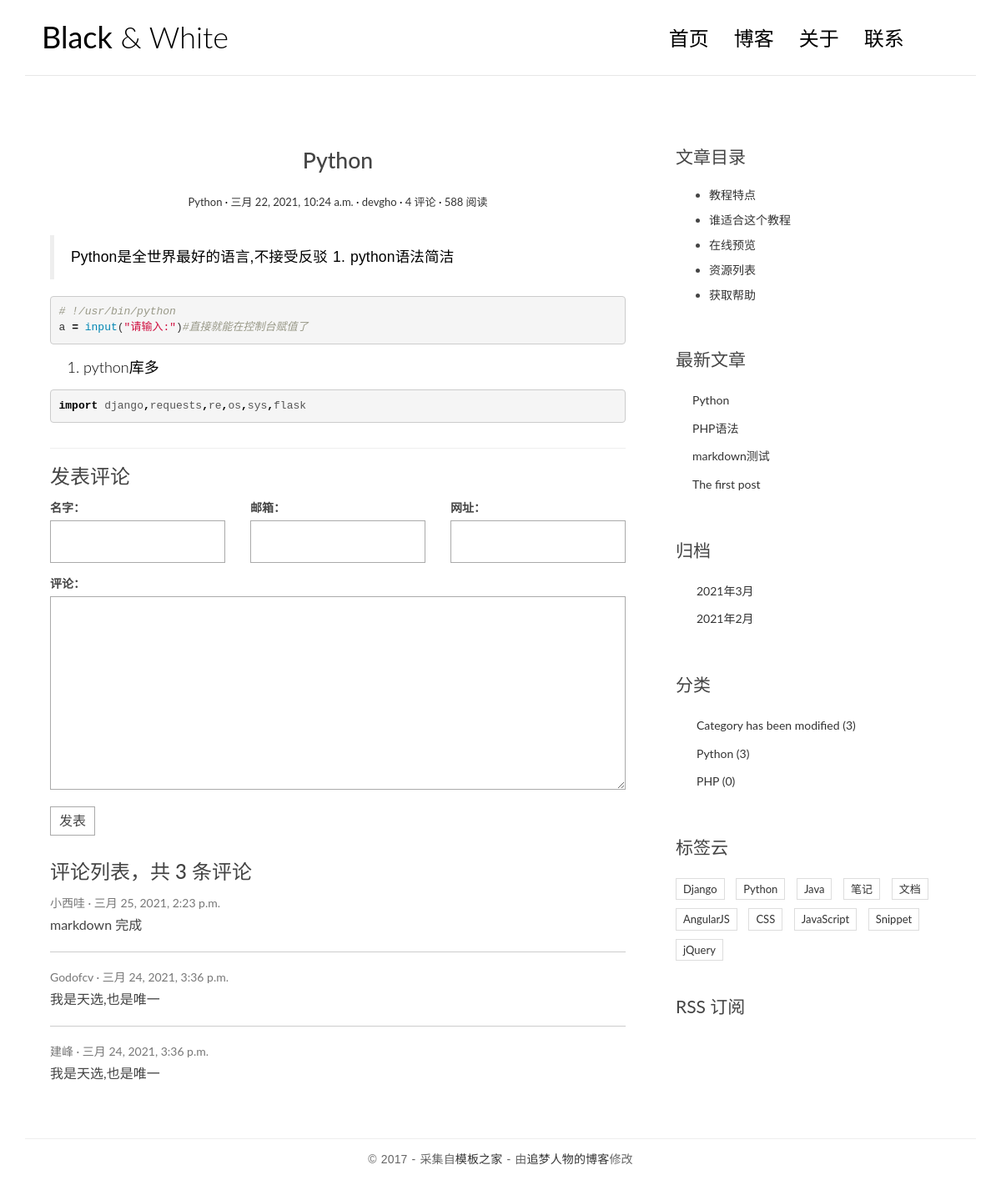
The page /post/8/ on the database as committed earlier.
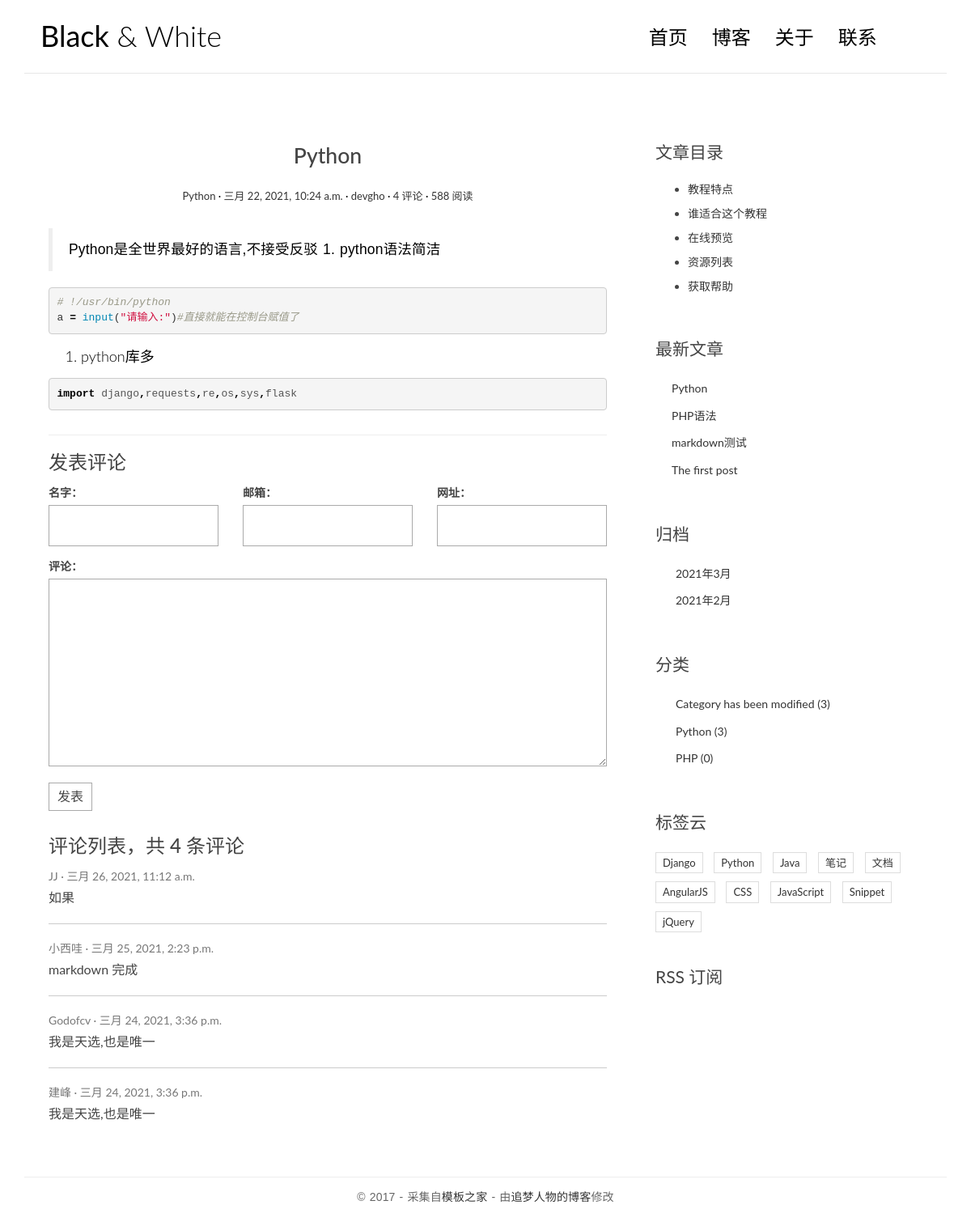
The same page on the database as committed later.
### blog/models.py (models this page shows, shortened)
class Post(models.Model):
    title = models.CharField(max_length=70)
    body = models.TextField()
    created_time = models.DateTimeField()
    modified_time = models.DateTimeField()
    excerpt = models.CharField(max_length=200, blank=True)
    category = models.ForeignKey(Category,on_delete=models.CASCADE)
    tags = models.ManyToManyField(Tag, blank=True)
    author = models.ForeignKey(User,on_delete=models.CASCADE)
    class Meta:
        verbose_name = '文章'
        verbose_name_plural = verbose_name
        ordering = ['-created_time']
    def get_absolute_url(self):
        return reverse("blog:detail",kwargs={'pk':self.pk})

class Category(models.Model):
    name = models.CharField(max_length=100)
    def __str__(self):
        return self.name

### comments/models.py (models this page shows, shortened)
class Comment(models.Model):
    name = models.CharField(max_length=20,verbose_name="姓名")
    email = models.EmailField(verbose_name="邮箱")
    url = models.CharField(max_length=100,null=True,blank=True,verbose_name="网址")
    content = models.TextField(verbose_name="内容")
    post = models.ForeignKey('blog.Post',null=True,on_delete=models.CASCADE)
    add_time = models.DateTimeField(auto_now_add=True,verbose_name="添加时间")
    class Meta:
        verbose_name = '评论'
        verbose_name_plural = verbose_name
        ordering = ['-add_time','name']

### blog/views.py (the view)
# urls.py: path("post/<int:pk>/",views.detail,name="detail"),
def detail(request, pk):
    post = get_object_or_404(Post,pk=pk)
    post.body = markdown.markdown(post.body,extensions=[
                                     'markdown.extensions.extra',
                                     'markdown.extensions.codehilite',
                                     'markdown.extensions.toc'
                                 ])
    comment_list = post.comment_set.all()
    form = CommentForm()
    return render(request,"blog/detail.html",{
        'post': post,
        'comment_list': comment_list,
        'form': form
    })

### comments/form.py
class CommentForm(forms.ModelForm):
    class Meta:
        model = Comment
        fields = ['name','email','url','content']

### templatetags/blog_tags.py (called while the page is built)
@register.simple_tag
def get_recent_posts(num=5):
    return Post.objects.all()[:num]

@register.simple_tag
def archives():
    return Post.objects.dates('created_time','month','DESC')

@register.simple_tag
def get_categories():
    return Category.objects.all()

### templates/blog/detail.html (shortened to what this page needs)
{% extends 'base.html' %}
{% load comment_tags %}
                {% block  main%}
                <article class="post post-1">
                    <header class="entry-header">
                        <h1 class="entry-title">{{ post.title }}</h1>
                        <div class="entry-meta">
                            <span class="post-category"><a href="#">{{ post.category }}</a></span>
                            <span class="post-date"><a href="#"><time class="entry-date"
                                                                      datetime="{{ post.created_time }}">{{ post.created_time }}</time></a></span>
                            <span class="post-author"><a href="#">{{ post.author }}</a></span>
                            <span class="comments-link"><a href="#">4 评论</a></span>
                            <span class="views-count"><a href="#">588 阅读</a></span>
                        </div>
                    </header>
                    <div class="entry-content clearfix">
                        {{ post.body|safe }}
                    </div>
                </article>
                <section class="comment-area" id="comment-area">
                    <hr>
                    <h3>发表评论</h3>
                    <form action="{% url 'comment:post_comment' post.id %}" method="post" class="comment-form">
                        <div class="row">
                            <div class="col-md-4">
                                <label for="{{ form.name.id_for_label }}">名字：</label>
                                {{ form.name }}
                            </div>
                            <div class="col-md-4">
                                <label for="{{ form.email.id_for_label }}">邮箱：</label>
                                {{ form.email }}
                            </div>
                            <div class="col-md-4">
                                <label for="{{ form.url.id_for_label }}">网址：</label>
                                {{ form.url }}
                            </div>
                            <div class="col-md-12">
                                <label for="{{ form.text.id_for_label }}">评论：</label>
                                {{ form.content }}
                                <button type="submit" class="comment-btn">发表</button>
                            </div>
                        </div>
                    </form>
                    <div class="comment-list-panel" id="comment" name="comment">
                        <h3>评论列表，共 <span>{{ post.comment_set.count }}</span> 条评论</h3>
                        <ul class="comment-list list-unstyled">
                            {% for comment in comment_list %}
                                <li class="comment-item">
                                    <span class="nickname">{{ comment.name }}</span>
                                    <time class="submit-date" datetime="{{ comment.add_time }}">{{ comment.add_time }}</time>
                                    <div class="text">
                                        {{ comment.content }}
                                    </div>
                                </li>
                            {% empty %}
                                <h1>没有评论</h1>
                            {% endfor %}
                        </ul>
                    </div>
                </section>
            {% endblock main %}
            {% block toc %}
                <div class="widget widget-content">
                    <h3 class="widget-title">文章目录</h3>
                    <ul>
                        <li>
                            <a href="#">教程特点</a>
                        </li>
                        <li>
                            <a href="#">谁适合这个教程</a>
                        </li>
                        <li>
                            <a href="#">在线预览</a>
                        </li>
                        <li>
                            <a href="#">资源列表</a>
                        </li>
                        <li>
                            <a href="#">获取帮助</a>
                        </li>
                    </ul>
                </div>
            {% endblock toc %}

### templates/base.html (shortened to what this page needs)
{% load static %}
{% load blog_tags %}
<!DOCTYPE html>
<html lang="zh">
<head>
    <link rel="stylesheet" href="/static/blog/css/bootstrap.min.css">
    <link rel="stylesheet" href="http://code.ionicframework.com/ionicons/2.0.1/css/ionicons.min.css">
    <link rel="stylesheet" href="/static/blog/css/pace.css">
    <link rel="stylesheet" href="/static/blog/css/custom.css">
    <link rel="stylesheet" href="/static/blog/css/hightlights/github.css">
</head>
<body>
<div class="container">
    <header id="site-header">
        <div class="row">
            <div class="col-md-4 col-sm-5 col-xs-8">
                <div class="logo">
                    <h1><a href="{% url 'blog:index' %}"><b>Black</b> &amp; White</a></h1>
                </div>
            </div>
            <div class="col-md-8 col-sm-7 col-xs-4">
                <nav class="main-nav" role="navigation">
                    <div class="collapse navbar-collapse" id="bs-example-navbar-collapse-1">
                        <ul class="nav navbar-nav navbar-right">
                            <li class="cl-effect-11"><a href="{% url 'blog:index' %}" data-hover="首页">首页</a></li>
                            <li class="cl-effect-11"><a href="http://devgho.xyz" data-hover="博客">博客</a></li>
                            <li class="cl-effect-11"><a href="http://devgho.xyz/dblog/page.php?id=7" data-hover="关于">关于</a></li>
                            <li class="cl-effect-11"><a href="http://devgho.xyz/dblog/page.php?id=7" data-hover="联系">联系</a></li>
                        </ul>
                    </div>
                </nav>
            </div>
        </div>
    </header>
</div>
<div class="content-body">
    <div class="container">
        <div class="row">
            <main class="col-md-8">
                {% block main %}
                {% endblock main %}
            </main>
            <aside class="col-md-4">
                {% block toc %}
                {% endblock toc %}
                            <div class="widget widget-recent-posts">
                    <h3 class="widget-title">最新文章</h3>
                    {% get_recent_posts 4 as recent_post_list %}
                    <ul>
                        {% for post in recent_post_list %}
                            <li>
                                <a href="{{ post.get_absolute_url }}">{{ post.title }}</a>
                            </li>
                        {% empty %}
                            <h1>暂无文章!</h1>
                        {% endfor %}
                    </ul>
                </div>
                <div class="widget widget-archives">
                    <h3 class="widget-title">归档</h3>
                    {% archives as date_list %}
                    <ul>
                        {% for date in date_list %}
                            <li>
                                <a href="{% url 'blog:archive' date.year date.month %}">{{ date.year }}年{{ date.month }}月</a>
                            </li>
                        {% empty %}
                            <h1>归档?不存在的</h1>
                        {% endfor %}
                    </ul>
                </div>
                <div class="widget widget-category">
                    <h3 class="widget-title">分类</h3>
                    {% get_categories as categories %}
                    <ul>
                        {% for category in categories %}
                            <li><a href="{% url 'blog:category' category.pk %}">{{ category }} <span class="post-count">({{ category.post_set.count }})</span></a></li>
                        {% empty %}
                            <h1>分类?不存在的</h1>
                        {% endfor %}
                    </ul>
                </div>
                <div class="widget widget-tag-cloud">
                    <h3 class="widget-title">标签云</h3>
                    <ul>
                        <li>
                            <a href="#">Django</a>
                        </li>
                        <li>
                            <a href="#">Python</a>
                        </li>
                        <li>
                            <a href="#">Java</a>
                        </li>
                        <li>
                            <a href="#">笔记</a>
                        </li>
                        <li>
                            <a href="#">文档</a>
                        </li>
                        <li>
                            <a href="#">AngularJS</a>
                        </li>
                        <li>
                            <a href="#">CSS</a>
                        </li>
                        <li>
                            <a href="#">JavaScript</a>
                        </li>
                        <li>
                            <a href="#">Snippet</a>
                        </li>
                        <li>
                            <a href="#">jQuery</a>
                        </li>
                    </ul>
                </div>
                <div class="rss">
                    <a href=""> RSS 订阅</a>
                </div>
            </aside>
        </div>
    </div>
</div>
<footer id="site-footer">
    <div class="container">
        <div class="row">
            <div class="col-md-12">
                <p class="copyright">&copy 2017 - 采集自<a href="http://www.cssmoban.com/"
                                                        target="_blank" title="模板之家">模板之家</a>
                    - 由<a href="http://zmrenwu.com/" title="网页模板" target="_blank">追梦人物的博客</a>修改
                </p>
            </div>
        </div>
    </div>
</footer>
</body>
</html>

### static/blog/css/custom.css (style rules this page uses)
* { outline: none; }
h1, h2, h3, h4, h5, h6 { margin-top: 0; }
b { font-weight: 400; }
a { color: #333; }
body { color: #444; font-family: 'Lato', sans-serif; }
p { font-family: 'Ubuntu', sans-serif; font-weight: 400; word-spacing: 1px; letter-spacing: 0.01em; }
#site-header { background-color: #FFF; padding: 25px 20px; margin-bottom: 40px; border-bottom: 1px solid #e7e7e7; }
.logo h1 a { color: #000; }
.logo h1 { margin: 0; font-family: 'Lato', sans-serif; font-weight: 300; }
.main-nav { margin-top: 11px; max-width: 95%; }
.main-nav a { color: #000000 !important; padding: 0 0 5px 0 !important; margin-right: 30px; font-family: 'Lato', sans-serif; font-weight: 300; font-size: 24px; }
.cl-effect-11 a { padding: 10px 0; color: #0972b4; text-shadow: none; }
.cl-effect-11 a::before { position: absolute; top: 0; left: 0; overflow: hidden; padding: 0 0 5px 0 !important; max-width: 0; border-bottom: 1px solid #000; color: #000; content: attr(data-hover); white-space: nowrap; -webkit-transition: max-width 0.5s; -moz-transition: max-width 0.5s; transition: max-width 0.5s; }
.content-body { padding-bottom: 4em; }
.post { background: #fff; padding: 30px 30px 0; }
.entry-title { text-align: center; font-size: 1.9em; margin-bottom: 20px; line-height: 1.6; padding: 10px 20px 0; }
.entry-meta { text-align: center; color: #DDDDDD; font-size: 13px; margin-bottom: 30px; }
.entry-content { font-size: 18px; line-height: 1.9; font-weight: 300; color: #000; }
.post-category::after, .post-date::after, .post-author::after, .comments-link::after { content: ' ·'; color: #000; }
.widget { background: #fff; padding: 30px 0 0; }
.widget-title { font-size: 1.5em; margin-bottom: 20px; line-height: 1.6; padding: 10px 0 0; font-weight: 400; }
.widget-recent-posts ul { padding: 0; margin: 0; padding-left: 20px; }
.widget-recent-posts ul li { list-style-type: none; position: relative; line-height: 170%; margin-bottom: 10px; }
.widget-recent-posts ul li::before { content: '\f3d3'; font-family: "Ionicons"; position: absolute; left: -17px; top: 3px; font-size: 16px; color: #000; }
.widget-archives ul { padding: 0; margin: 0; padding-left: 25px; }
.widget-archives ul li { list-style-type: none; position: relative; line-height: 170%; margin-bottom: 10px; }
.widget-archives ul li::before { content: '\f3f3'; font-family: "Ionicons"; position: absolute; left: -25px; top: 1px; font-size: 16px; color: #000; }
.widget-category ul { padding: 0; margin: 0; padding-left: 25px; }
.widget-category ul li { list-style-type: none; position: relative; line-height: 170%; margin-bottom: 10px; }
.widget-category ul li::before { content: '\f3fe'; font-family: "Ionicons"; position: absolute; left: -25px; top: 1px; font-size: 18px; color: #000; }
.widget-tag-cloud ul { padding: 0; margin: 0; margin-right: -10px; }
.widget-tag-cloud ul li { list-style-type: none; font-size: 13px; display: inline-block; margin-right: 10px; margin-bottom: 10px; padding: 3px 8px; border: 1px solid #ddd; }
.widget-content ul li { margin-bottom: 10px; }
.rss { font-size: 21px; margin-top: 30px; }
.rss a { color: #444; }
#site-footer { padding-top: 10px; padding: 0 0 1.5em 0; }
.copyright { text-align: center; padding-top: 1em; margin: 0; border-top: 1px solid #eee; color: #666; }
.contact-form input, .comment-form input { border: 1px solid #aaa; margin-bottom: 15px; width: 100%; padding: 15px 15px; font-size: 16px; line-height: 100%; transition: 0.4s border-color linear; }
.contact-form textarea, .comment-form textarea { border: 1px solid #aaa; margin-bottom: 15px; width: 100%; padding: 15px 15px; font-size: 16px; line-height: 20px !important; min-height: 183px; transition: 0.4s border-color linear; }
.comment-area { padding: 0 30px 0; }
.comment-form { margin-top: 15px; }
.comment-form .comment-btn { background-color: #fff; border: 1px solid #aaa; font-size: 16px; padding: 5px 10px; }
.comment-list-panel { margin-top: 30px; }
.comment-list { margin-top: 15px; }
.comment-item:not(:last-child) { border-bottom: 1px #ccc solid; margin-bottom: 20px; padding-bottom: 20px; }
.comment-item .nickname, .comment-item .submit-date { color: #777; font-size: 14px; }
.comment-item .nickname:after { content: ' ·'; }
.comment-item .text { padding-top: 5px; font-size: 16px; }

Rows that differ between the two databases and show on the page:
computed for Post "Python": comment_set.count "3" → "4"
added Comment: name "JJ", add_time "三月 26, 2021, 11:12 a.m.", content "如果"
